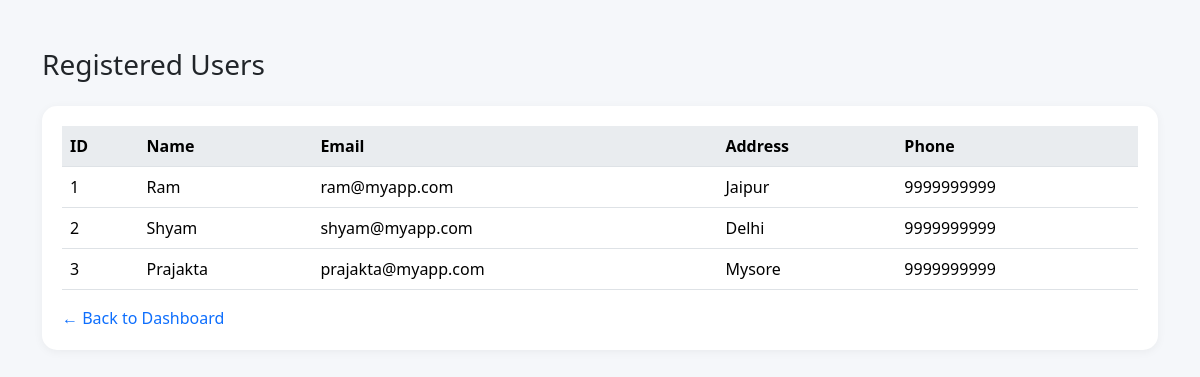
The app's page /admin/users (signed in), older data.
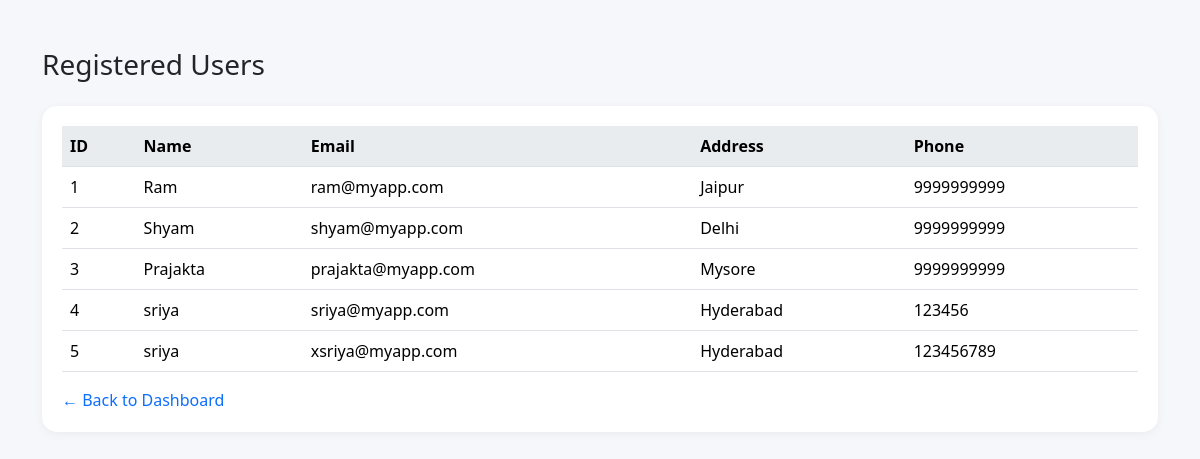
The same page, newer data.
### backend/models.py (models this page shows, shortened)
class User(db.Model, UserMixin):
    __tablename__ = "User"
    id = db.Column(db.Integer, primary_key = True, autoincrement = True)
    name = db.Column(db.String, nullable = False)
    email = db.Column(db.String, unique =True, nullable = False)
    password = db.Column(db.String, nullable = False)
    address = db.Column(db.String, nullable = False)
    phone = db.Column(db.String, nullable = False)

### backend/routes.py (the view)
@routes_bp.route("/admin/users", methods=["GET"])
@login_required
def view_users():
    users = db.session.query(User).all()
    return render_template("admin/user_info.html", users=users)

### templates/admin/user_info.html (shortened to what this page needs)
<!DOCTYPE html>
<html lang="en">
<head>
    <link href="https://cdn.jsdelivr.net/npm/bootstrap@5.3.7/dist/css/bootstrap.min.css" rel="stylesheet">
</head>
<body>
    <div class="container mt-5">
        <h3 class="mb-4">Registered Users</h3>
        <div class="table-card">
            <table class="table table-hover align-middle">
                <thead>
                    <tr>
                        <th>ID</th>
                        <th>Name</th>
                        <th>Email</th>
                        <th>Address</th>
                        <th>Phone</th>
                    </tr>
                </thead>
                <tbody>
                    {% for user in users %}
                    <tr>
                        <td>{{ user.id }}</td>
                        <td>{{ user.name }}</td>
                        <td>{{ user.email }}</td>
                        <td>{{ user.address }}</td>
                        <td>{{ user.phone }}</td>
                    </tr>
                    {% else %}
                    <tr>
                        <td colspan="5" class="text-center text-muted">No users found in the database.</td>
                    </tr>
                    {% endfor %}
                </tbody>
            </table>
            <div class="mt-3">
                <a href="{{ url_for('routes_bp.admin_dashboard') }}" class="back-btn">← Back to Dashboard</a>
            </div>
        </div>
    </div>
</body>
</html>

Row changes from the older to the newer data that the page shows:
added User: id "4", name "sriya", email "sriya@myapp.com", address "Hyderabad", phone "123456"
added User: id "5", name "sriya", email "xsriya@myapp.com", address "Hyderabad", phone "123456789"
